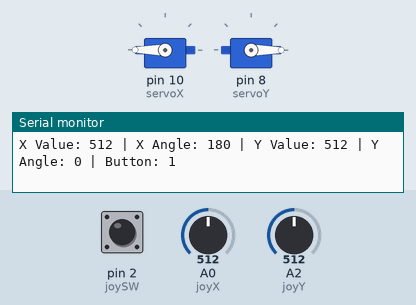
This sketch was run on a simulated Arduino Uno, built with avr-gcc and run on an emulated ATmega328P. Shown: 2 × servo, the last lines printed to the serial monitor. The test bench sets the inputs (shaded band); at power-on: A2 (joyY) = 512, A0 (joyX) = 512, pin 2 (joySW) HIGH.

Above: at 1.2 s.
1.3 s: A2 (joyY) set to 306
At 2.5 s:
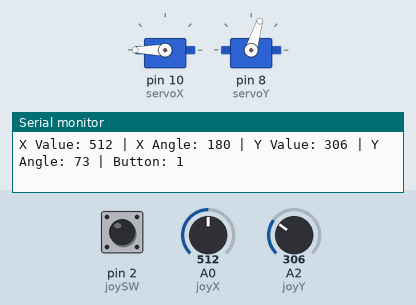
2.8 s: A0 (joyX) set to 470
5.8 s: A0 (joyX) set to 462
At 6.6 s:
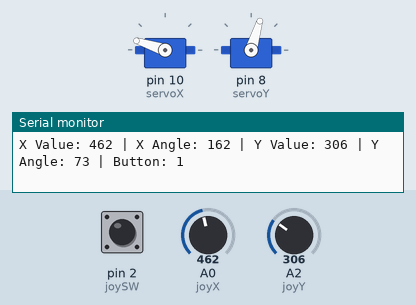
7.3 s: A2 (joyY) set to 122
At 8.5 s:
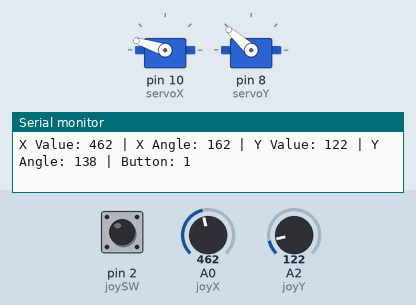
8.8 s: A2 (joyY) set to 0
At 10.0 s:
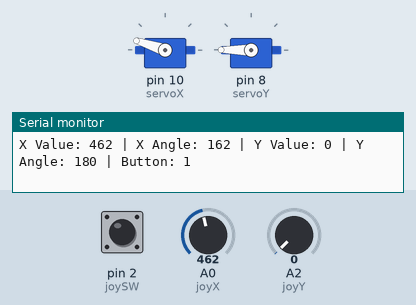
10.3 s: A0 (joyX) set to 992
At 11.5 s:
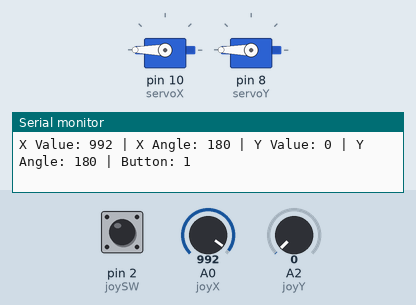
11.8 s: A0 (joyX) set to 1008
Timing chart, 0 to 14.8 s (numbered marks = the images above; inputs shaded):
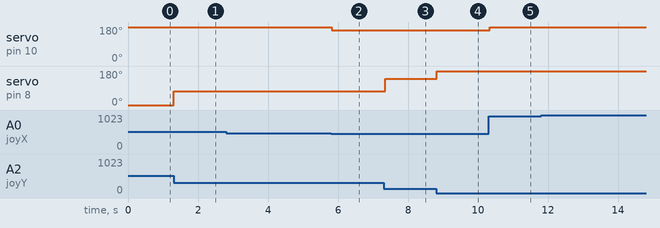

Measured:
- the behaviour switches between 463 and 462 on A0 (joyX) (found by bisection; images 1 and 2)
- after the input at 1.3 s, servo on pin 8 (servoY): 0° → 73° at once
- after the input at 5.8 s, servo on pin 10 (servoX): 180° → 162° at once
- after the input at 7.3 s, servo on pin 8 (servoY): 73° → 138° after 0.05 s
- after the input at 8.8 s, servo on pin 8 (servoY): 138° → 180° at once
- after the input at 10.3 s, servo on pin 10 (servoX): 162° → 180° at once

The sketch:

Ex-1.ino
```cpp
#include <Servo.h>

Servo servoX;  // Servo for X-axis (first rod segment, pin D9)
Servo servoY;  // Servo for Y-axis (second rod segment, pin D11)

const int joyX = A0;  // Joystick X-axis
const int joyY = A2;  // Joystick Y-axis
const int joySW = 2;  // Joystick button (optional)

const int deadzone = 50;  // Deadzone around center to avoid jitter

void setup() {
  servoX.attach(10);   // Attach servo to D9 (X-axis, first segment)
  servoY.attach(8);  // Attach servo to D11 (Y-axis, second segment)

  pinMode(joySW, INPUT_PULLUP);  // Enable pull-up for button (optional)

  Serial.begin(9600);  // For debugging
  Serial.println("Joystick Servo Control Started");

  // Set initial positions: X at 180°, Y at 0°
  servoX.write(180);
  servoY.write(0);
}

void loop() {
  // Read joystick values (0 to 1023)
  int xValue = analogRead(joyX);
  int yValue = analogRead(joyY);
  int buttonState = digitalRead(joySW);  // Optional: 0 if pressed

  // Map joystick values to servo angles
  // X: 0 (left) -> 0°, 512 (center) -> 180°, 1023 (right) -> 360° (capped at 180°)
  // Y: 0 (down) -> 180°, 512 (center) -> 0°, 1023 (up) -> -180° (capped at 0°)
  int xAngle = map(xValue, 0, 1023, 0, 360);  // Extended range for smooth mapping
  int yAngle = map(yValue, 0, 1023, 180, -180);  // Inverted for Y

  // Apply deadzone: If near center (512 ± deadzone), set to neutral (X: 180°, Y: 0°)
  if (abs(xValue - 512) < deadzone) {
    xAngle = 180;  // Neutral position for Servo X
  }
  if (abs(yValue - 512) < deadzone) {
    yAngle = 0;    // Neutral position for Servo Y
  }

  // Constrain angles to servo limits (0° to 180°)
  xAngle = constrain(xAngle, 0, 180);
  yAngle = constrain(yAngle, 0, 180);

  // Write angles to servos
  servoX.write(xAngle);  // Controls first rod segment
  servoY.write(yAngle);  // Controls second rod segment

  // Debugging output
  Serial.print("X Value: ");
  Serial.print(xValue);
  Serial.print(" | X Angle: ");
  Serial.print(xAngle);
  Serial.print(" | Y Value: ");
  Serial.print(yValue);
  Serial.print(" | Y Angle: ");
  Serial.print(yAngle);
  Serial.print(" | Button: ");
  Serial.println(buttonState);

  delay(50);  // Small delay for smooth control
}
```
